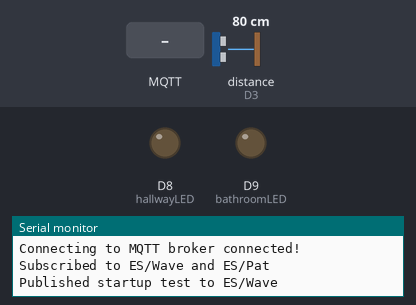
Bench run of a sketch on a simulated Arduino Nano 33 IoT. On the bench: output pins drawn as LEDs (lit = HIGH), the last lines printed to the serial monitor. Wiring (inferred from the names in the program): ultrasonic range finder: trigger D2; echo D3. The test bench sets the inputs (shaded band); at power-on: distance to the obstacle (sensor on D3) 80 cm. The echo pulse lasts 58.3 µs per cm; WiFi joins after 1.5 s; servers stay silent unless stated; random numbers use the default seed unless the sketch sets one; no MQTT or app messages arrive unless stated; not simulated (calls return 0 or success): arduino_secrets.h; pins used as bus, display or sensor lines are not drawn.

Above: at 4.7 s.
4.8 s: MQTT message "ES/Wave" arrives on the first subscribed topic
At 5.6 s:
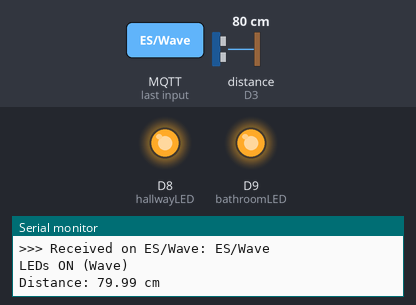
9.3 s: distance to the obstacle (sensor on D3) set to 9 cm
10.8 s: distance to the obstacle (sensor on D3) set to 12 cm
At 12.0 s:
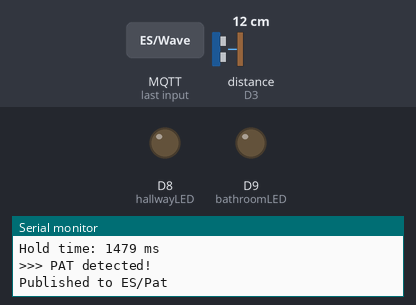
12.4 s: MQTT message "1" arrives on the first subscribed topic
At 13.6 s:
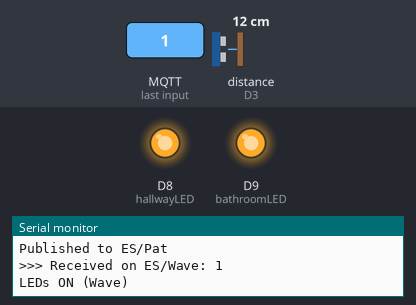
Timing chart, 0 to 14.9 s (numbered marks = the images above; inputs shaded):
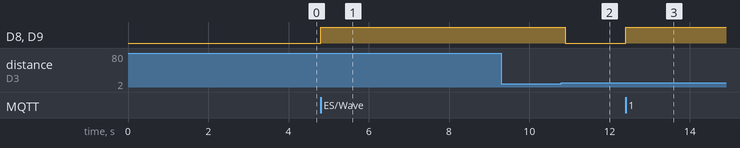

Measured:
- after the input at 4.8 s, D8 (hallwayLED), D9 (bathroomLED): LOW → HIGH at once
- after the input at 10.8 s, D8 (hallwayLED), D9 (bathroomLED): HIGH → LOW after 0.09 s
- after the input at 12.4 s, D8 (hallwayLED), D9 (bathroomLED): LOW → HIGH at once

The sketch:

3.2CMQTT.ino
```cpp
/*
  Nano 33 IoT - HC-SR04 gestures with MQTT
  - Uses WiFiNINA + ArduinoMqttClient
  - Publishes to ES/Wave and ES/Pat (payload includes MY_NAME from arduino_secrets.h)
  - Subscribes to ES/Wave and ES/Pat and toggles two LEDs
  - Distance prints throttled to once every 5 seconds
  - Centralized LED control via setLEDs()
*/

#include <WiFiNINA.h>
#include <ArduinoMqttClient.h>
#include "arduino_secrets.h"

// Broker
const char *mqttBroker = "broker.emqx.io";
int mqttPort = 1883;

// Pins (adjust if needed)
const int trigPin = 2;
const int echoPin = 3;
const int hallwayLED = 8;
const int bathroomLED = 9;

// LED polarity: set true if pin HIGH = ON (your wiring uses pin -> resistor -> anode -> GND)
const bool LED_ACTIVE_HIGH = true; // indicates how to drive LEDs in setLEDs()

// Gesture tuning
const float DETECT_DISTANCE = 10.0;        // cm threshold for approach (tune for your mounting)
const unsigned long PAT_THRESHOLD = 1200;  // ms hold time to consider a "pat"
const unsigned long SAMPLE_INTERVAL = 120; // ms between distance reads

// Serial print throttle
const unsigned long PRINT_INTERVAL_MS = 5000;
unsigned long lastPrintMs = 0;

WiFiClient wifiClient;
MqttClient mqttClient(wifiClient);

// Gesture state
bool objectPresent = false;           // whether an object is currently considered "present"
unsigned long gestureStartTime = 0;   // timestamp when object was first detected
unsigned long lastSampleMs = 0;       // timestamp of last sensor sample

// LED state
bool ledsOn = false;

// Forward declarations for functions used later
float getDistance();
void detectGesture(float distance);
void onMqttMessage(int messageSize);
void setLEDs(bool on);

// setLEDs: centralised LED control that respects wiring polarity
void setLEDs(bool on) {
  // on == true -> turn LEDs ON
  if (LED_ACTIVE_HIGH) {
    digitalWrite(hallwayLED, on ? HIGH : LOW);
    digitalWrite(bathroomLED, on ? HIGH : LOW);
  } else {
    // if LEDs are active-low, invert the logic
    digitalWrite(hallwayLED, on ? LOW : HIGH);
    digitalWrite(bathroomLED, on ? LOW : HIGH);
  }
  ledsOn = on; // keep local state in sync
}

void setup() {
  Serial.begin(115200);
  delay(2000);

  // Configure sensor and LED pins
  pinMode(trigPin, OUTPUT);
  pinMode(echoPin, INPUT);
  pinMode(hallwayLED, OUTPUT);
  pinMode(bathroomLED, OUTPUT);

  // Ensure known OFF state at startup using the helper
  setLEDs(false);

  // Connect to WiFi using credentials from arduino_secrets.h
  Serial.print("Connecting to WiFi");
  WiFi.begin(WIFI_SSID, WIFI_PASS);
  unsigned long wifiStart = millis();
  while (WiFi.status() != WL_CONNECTED) {
    Serial.print(".");
    delay(500);
    // If connection takes too long, retry the attempt
    if (millis() - wifiStart > 30000) {
      Serial.println();
      Serial.println("WiFi connect timeout, retrying...");
      WiFi.begin(WIFI_SSID, WIFI_PASS);
      wifiStart = millis();
    }
  }
  Serial.println(" connected!");
  Serial.print("IP: ");
  Serial.println(WiFi.localIP());

  // Create a unique client id for MQTT to avoid collisions
  String clientId = String("nano33iot_") + String(random(0xffff), HEX);
  mqttClient.setId(clientId.c_str());

  // Register the callback that will be invoked when messages arrive
  mqttClient.onMessage(onMqttMessage);

  // Connect to the MQTT broker (blocking retry loop)
  Serial.print("Connecting to MQTT broker");
  while (!mqttClient.connect(mqttBroker, mqttPort)) {
    Serial.print(".");
    delay(5000);
  }
  Serial.println(" connected!");

  // Subscribe to the two topics used by the task
  mqttClient.subscribe("ES/Wave");
  mqttClient.subscribe("ES/Pat");
  Serial.println("Subscribed to ES/Wave and ES/Pat");

  // Publish a startup message to ES/Wave (non-retained)
  mqttClient.beginMessage("ES/Wave");
  mqttClient.print(String(MY_NAME) + " - startup");
  mqttClient.endMessage();
  Serial.println("Published startup test to ES/Wave");
}

void loop() {
  // Keep the MQTT client processing incoming packets and maintaining connection
  mqttClient.poll();

  // If disconnected, attempt to reconnect and resubscribe
  if (!mqttClient.connected()) {
    Serial.println("MQTT disconnected, reconnecting...");
    if (mqttClient.connect(mqttBroker, mqttPort)) {
      mqttClient.subscribe("ES/Wave");
      mqttClient.subscribe("ES/Pat");
      Serial.println("Reconnected and resubscribed");
    } else {
      // If reconnect fails, wait briefly and return to loop to try again
      delay(2000);
      return;
    }
  }

  // Sample the ultrasonic sensor at the configured interval
  unsigned long now = millis();
  if (now - lastSampleMs >= SAMPLE_INTERVAL) {
    lastSampleMs = now;
    float distance = getDistance();

    // Throttled distance print: only print every PRINT_INTERVAL_MS to avoid flooding serial
    if (distance > 0 && distance < 1000 && (now - lastPrintMs >= PRINT_INTERVAL_MS)) {
      lastPrintMs = now;
      Serial.print("Distance: ");
      Serial.print(distance);
      Serial.println(" cm");
    }

    // Run gesture detection logic on the latest distance sample
    detectGesture(distance);
  }

  // Small delay to yield CPU and avoid a tight busy loop
  delay(10);
}

// getDistance: triggers the HC-SR04 and measures echo time, returns distance in cm
float getDistance() {
  digitalWrite(trigPin, LOW);
  delayMicroseconds(2);
  digitalWrite(trigPin, HIGH);
  delayMicroseconds(10);
  digitalWrite(trigPin, LOW);

  long duration = pulseIn(echoPin, HIGH, 30000); // timeout 30ms to avoid blocking forever
  if (duration == 0) return 999.0;               // no echo detected -> return large value
  // convert microsecond duration to centimeters (speed of sound ~0.0343 cm/us)
  return (duration * 0.0343) / 2.0;
}

// detectGesture: simple state machine that detects object appear/disappear and classifies PAT vs WAVE
void detectGesture(float distance) {
  // object appears: distance falls below threshold and we were previously clear
  if (distance < DETECT_DISTANCE && !objectPresent) {
    objectPresent = true;
    gestureStartTime = millis();
    Serial.print("Object detected at ");
    Serial.print(distance);
    Serial.println(" cm");
  }
  // object removed: distance rises above threshold and we previously saw an object
  else if (distance >= DETECT_DISTANCE && objectPresent) {
    unsigned long holdTime = millis() - gestureStartTime;
    objectPresent = false;

    Serial.print("Hold time: ");
    Serial.print(holdTime);
    Serial.println(" ms");

    // Classify as PAT if hold time exceeds PAT_THRESHOLD
    if (holdTime >= PAT_THRESHOLD) {
      Serial.println(">>> PAT detected!");
      String message = String(MY_NAME) + " - Pat detected";
      mqttClient.beginMessage("ES/Pat");
      mqttClient.print(message);
      mqttClient.endMessage();
      Serial.println("Published to ES/Pat");
      // reflect the action locally by turning LEDs off
      setLEDs(false);
    }
    // Otherwise, if there was a short presence, classify as WAVE
    else if (holdTime > 50) {
      Serial.println(">>> WAVE detected!");
      String message = String(MY_NAME) + " - Wave detected";
      mqttClient.beginMessage("ES/Wave");
      mqttClient.print(message);
      mqttClient.endMessage();
      Serial.println("Published to ES/Wave");
      // reflect the action locally by turning LEDs on
      setLEDs(true);
    }

    delay(1500); // debounce to avoid immediate re-detection after a gesture
  }
}

// onMqttMessage: called by the MQTT client when a message arrives on a subscribed topic
void onMqttMessage(int messageSize) {
  String topic = mqttClient.messageTopic(); // get the topic string
  String message = "";
  // read the full payload into a String
  while (mqttClient.available()) {
    message += (char)mqttClient.read();
  }

  // Print received topic and payload for debugging
  Serial.print(">>> Received on ");
  Serial.print(topic);
  Serial.print(": ");
  Serial.println(message);

  // React to the two topics by setting LEDs accordingly
  if (topic == "ES/Wave") {
    setLEDs(true); // turn LEDs on when a Wave message is received
    Serial.println("LEDs ON (Wave)");
  } else if (topic == "ES/Pat") {
    setLEDs(false); // turn LEDs off when a Pat message is received
    Serial.println("LEDs OFF (Pat)");
  }
}
```
